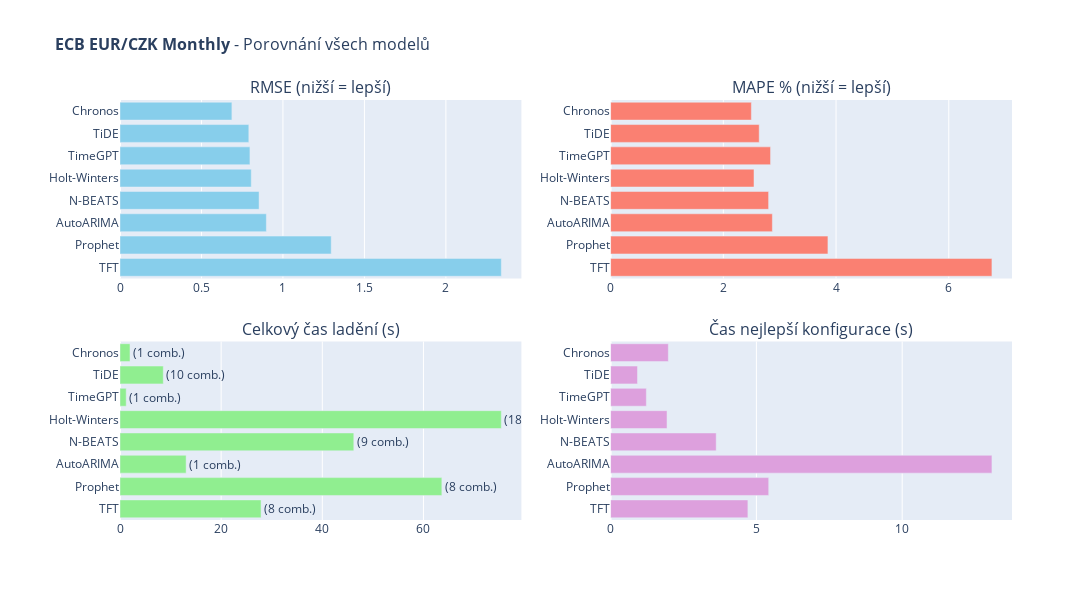

This figure's notebook cell:
### Code cell
# 11. Detailní interaktivní porovnání všech modelů

def create_all_models_comparison(train_series, test_series, results_dataframe, dataset_name):
    """
    Vytvoří interaktivní graf porovnávající všechny modely z výsledků.
    """
    
    fig = make_subplots(
        rows=2, cols=2,
        subplot_titles=['RMSE (nižší = lepší)', 'MAPE % (nižší = lepší)', 
                       'Celkový čas ladění (s)', 'Čas nejlepší konfigurace (s)'],
        vertical_spacing=0.15,
        horizontal_spacing=0.1
    )
    
    models = results_dataframe['Model'].tolist()
    
    # RMSE
    fig.add_trace(
        go.Bar(
            y=models,
            x=results_dataframe['RMSE'],
            orientation='h',
            marker_color='skyblue',
            name='RMSE',
            hovertemplate='<b>%{y}</b><br>RMSE: %{x:.4f}<extra></extra>'
        ),
        row=1, col=1
    )
    
    # MAPE
    fig.add_trace(
        go.Bar(
            y=models,
            x=results_dataframe['MAPE'],
            orientation='h',
            marker_color='salmon',
            name='MAPE',
            hovertemplate='<b>%{y}</b><br>MAPE: %{x:.2f}%<extra></extra>'
        ),
        row=1, col=2
    )
    
    # Tuning Time
    fig.add_trace(
        go.Bar(
            y=models,
            x=results_dataframe['Tuning Time (s)'],
            orientation='h',
            marker_color='lightgreen',
            text=[f"({c} comb.)" for c in results_dataframe['Combinations']],
            textposition='outside',
            name='Tuning Time',
            hovertemplate='<b>%{y}</b><br>Čas: %{x:.2f}s<br>%{text}<extra></extra>'
        ),
        row=2, col=1
    )
    
    # Best Config Time
    fig.add_trace(
        go.Bar(
            y=models,
            x=results_dataframe['Best Config Time (s)'],
            orientation='h',
            marker_color='plum',
            name='Best Config Time',
            hovertemplate='<b>%{y}</b><br>Čas: %{x:.2f}s<extra></extra>'
        ),
        row=2, col=2
    )
    
    fig.update_layout(
        title=dict(
            text=f'<b>{dataset_name}</b> - Porovnání všech modelů',
            font=dict(size=16)
        ),
        width=1700,
        height=600,
        showlegend=False,
        margin=dict(l=120)
    )
    
    # Obrácení pořadí (nejlepší nahoře)
    for i in range(1, 3):
        for j in range(1, 3):
            fig.update_yaxes(autorange='reversed', row=i, col=j)
    
    return fig

# Zobrazení porovnání
if 'results_df' in dir() and not results_df.empty:
    fig_comparison = create_all_models_comparison(train, test, results_df, DATASET_CONFIG['name'])
    fig_comparison.show()
else:
    print("Nejprve spusťte evaluaci modelů.")

### Figure 1 — Plotly figure (JSON) as saved in the notebook; plotly's stock layout.template omitted (floating-point values rounded to 4 significant figures)
{"data": [{"hovertemplate": "<b>%{y}</b><br>RMSE: %{x:.4f}<extra></extra>", "marker": {"color": "skyblue"}, "name": "RMSE", "orientation": "h", "type": "bar", "x": [0.6867, 0.7906, 0.7975, 0.8055, 0.8535, 0.8981, 1.296, 2.34], "xaxis": "x", "y": ["Chronos", "TiDE", "TimeGPT", "Holt-Winters", "N-BEATS", "AutoARIMA", "Prophet", "TFT"], "yaxis": "y"}, {"hovertemplate": "<b>%{y}</b><br>MAPE: %{x:.2f}%<extra></extra>", "marker": {"color": "salmon"}, "name": "MAPE", "orientation": "h", "type": "bar", "x": [2.497, 2.636, 2.838, 2.544, 2.803, 2.87, 3.856, 6.765], "xaxis": "x2", "y": ["Chronos", "TiDE", "TimeGPT", "Holt-Winters", "N-BEATS", "AutoARIMA", "Prophet", "TFT"], "yaxis": "y2"}, {"hovertemplate": "<b>%{y}</b><br>Čas: %{x:.2f}s<br>%{text}<extra></extra>", "marker": {"color": "lightgreen"}, "name": "Tuning Time", "orientation": "h", "text": ["(1 comb.)", "(10 comb.)", "(1 comb.)", "(18 comb.)", "(9 comb.)", "(1 comb.)", "(8 comb.)", "(8 comb.)"], "textposition": "outside", "type": "bar", "x": [1.98, 8.555, 1.226, 75.4, 46.23, 13.08, 63.64, 27.89], "xaxis": "x3", "y": ["Chronos", "TiDE", "TimeGPT", "Holt-Winters", "N-BEATS", "AutoARIMA", "Prophet", "TFT"], "yaxis": "y3"}, {"hovertemplate": "<b>%{y}</b><br>Čas: %{x:.2f}s<extra></extra>", "marker": {"color": "plum"}, "name": "Best Config Time", "orientation": "h", "type": "bar", "x": [1.98, 0.9222, 1.226, 1.935, 3.621, 13.08, 5.422, 4.708], "xaxis": "x4", "y": ["Chronos", "TiDE", "TimeGPT", "Holt-Winters", "N-BEATS", "AutoARIMA", "Prophet", "TFT"], "yaxis": "y4"}], "layout": {"annotations": [{"font": {"size": 16}, "showarrow": false, "text": "RMSE (nižší = lepší)", "x": 0.225, "xanchor": "center", "xref": "paper", "y": 1, "yanchor": "bottom", "yref": "paper"}, {"font": {"size": 16}, "showarrow": false, "text": "MAPE % (nižší = lepší)", "x": 0.775, "xanchor": "center", "xref": "paper", "y": 1, "yanchor": "bottom", "yref": "paper"}, {"font": {"size": 16}, "showarrow": false, "text": "Celkový čas ladění (s)", "x": 0.225, "xanchor": "center", "xref": "paper", "y": 0.425, "yanchor": "bottom", "yref": "paper"}, {"font": {"size": 16}, "showarrow": false, "text": "Čas nejlepší konfigurace (s)", "x": 0.775, "xanchor": "center", "xref": "paper", "y": 0.425, "yanchor": "bottom", "yref": "paper"}], "height": 600, "margin": {"l": 120}, "showlegend": false, "title": {"font": {"size": 16}, "text": "<b>ECB EUR/CZK Monthly</b> - Porovnání všech modelů"}, "width": 1700, "xaxis": {"anchor": "y", "domain": [0, 0.45]}, "xaxis2": {"anchor": "y2", "domain": [0.55, 1]}, "xaxis3": {"anchor": "y3", "domain": [0, 0.45]}, "xaxis4": {"anchor": "y4", "domain": [0.55, 1]}, "yaxis": {"anchor": "x", "autorange": "reversed", "domain": [0.575, 1]}, "yaxis2": {"anchor": "x2", "autorange": "reversed", "domain": [0.575, 1]}, "yaxis3": {"anchor": "x3", "autorange": "reversed", "domain": [0, 0.425]}, "yaxis4": {"anchor": "x4", "autorange": "reversed", "domain": [0, 0.425]}}}
